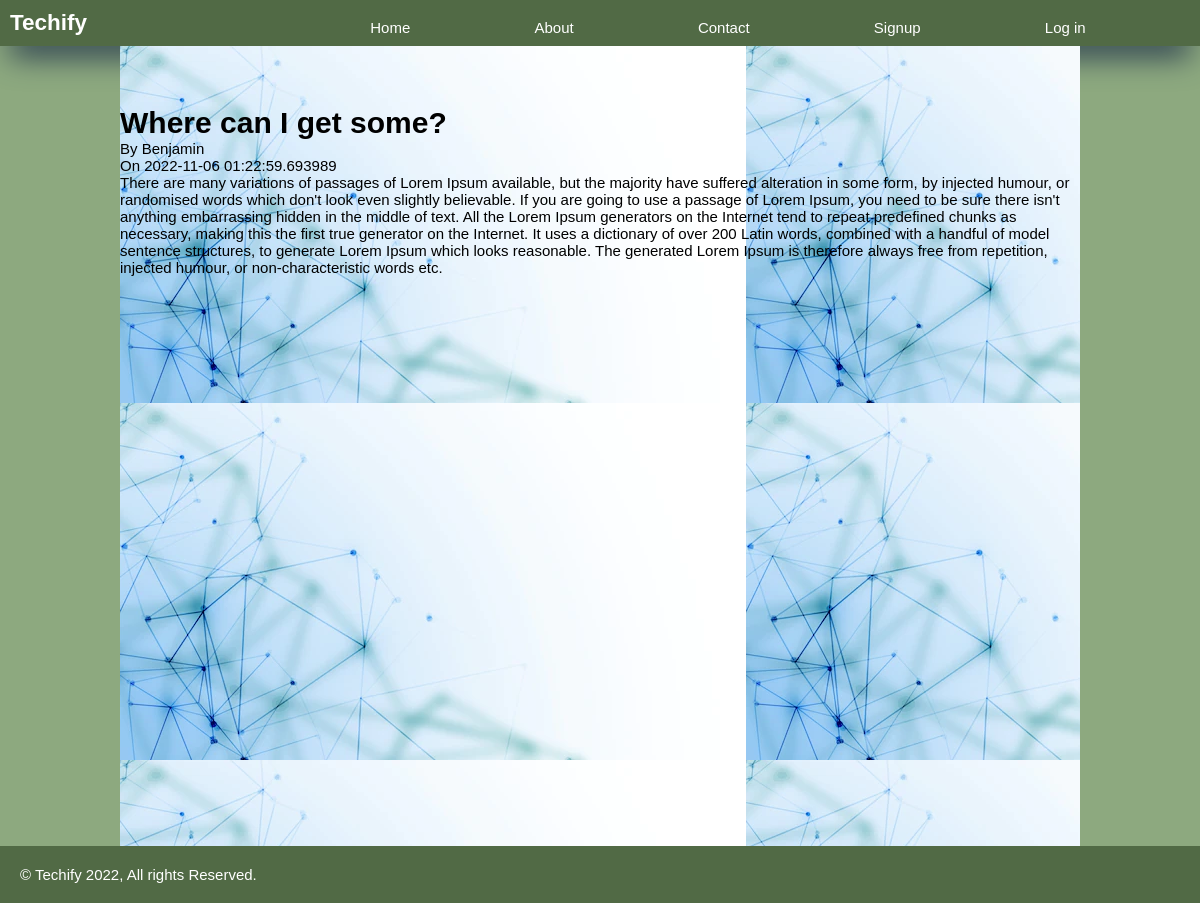
Screenshot of /post/2 with the database file from the repository.
### app.py (models this page shows)
class Blog(db.Model, UserMixin):
    id = db.Column(db.Integer(), primary_key=True)
    title = db.Column(db.String(100), nullable=False)
    post = db.Column(db.Text, nullable=False)
    author = db.Column(db.String(50), nullable=False, default='N/A')
    date_posted = db.Column(db.DateTime, nullable=False, default=datetime.utcnow)

### app.py (the view)
@app.route('/post/<int:id>', methods=['POST', 'GET'])
def read_more(id):
    post = Blog.query.get_or_404(id)
    return render_template('read_more.html', post=post)

### templates/read_more.html
{% extends 'base.html' %}
{% block content %}
    {% if post.author == current_user.first_name %}
    <h1>{{post.title}}</h1>
    <p>By {{post.author}}</p>
    <p>On {{post.date_posted}}</p>
    <div class="post">
        <p>{{post.post}}</p>
        <div class="btn-edit">
        <a href="{{url_for('edit', id=post.id)}}">Update Post</a>
        <a href="{{url_for('delete_post', id=post.id)}}">Delete Post</a>
        </div>
    </div>
    {% else %}
    <h1>{{post.title}}</h1>
    <p>By {{post.author}}</p>
    <p>On {{post.date_posted}}</p>
    <div class="post">
        <p>{{post.post}}</p>
    </div>
    {% endif %}
{% endblock content %}

### static/css/main.css (style rules this page uses)
* { font-family: Arial, Helvetica, sans-serif; padding: 0; margin: 0; box-sizing: border-box; }
body { background: hsl(0, 0%, 95%); font-size: 15px; font-family: 'Big Shoulders Display', cursive; font-family: 'Lexend Deca', sans-serif; font-weight: 400; background-color: #8da97f; background-size: cover; }

### rows the page displays
Blog: title "Where can I get some?", author "Benjamin", date_posted "2022-11-06 01:22:59.693989", post "There are many variations of passages of Lorem Ipsum available, but the majority have suffered alteration in some form, by injected humour, or randomised words which don't look even slightly believable. If you are going to use a passage of Lorem Ipsum, you need to be sure there isn't anything embarrassing hidden in the middle of text. All the Lorem Ipsum generators on the Internet tend to repeat predefined chunks as necessary, making this the first true generator on the Internet. It uses a dictionary of over 200 Latin words, combined with a handful of model sentence structures, to generate Lorem Ipsum which looks reasonable. The generated Lorem Ipsum is therefore always free from…"
